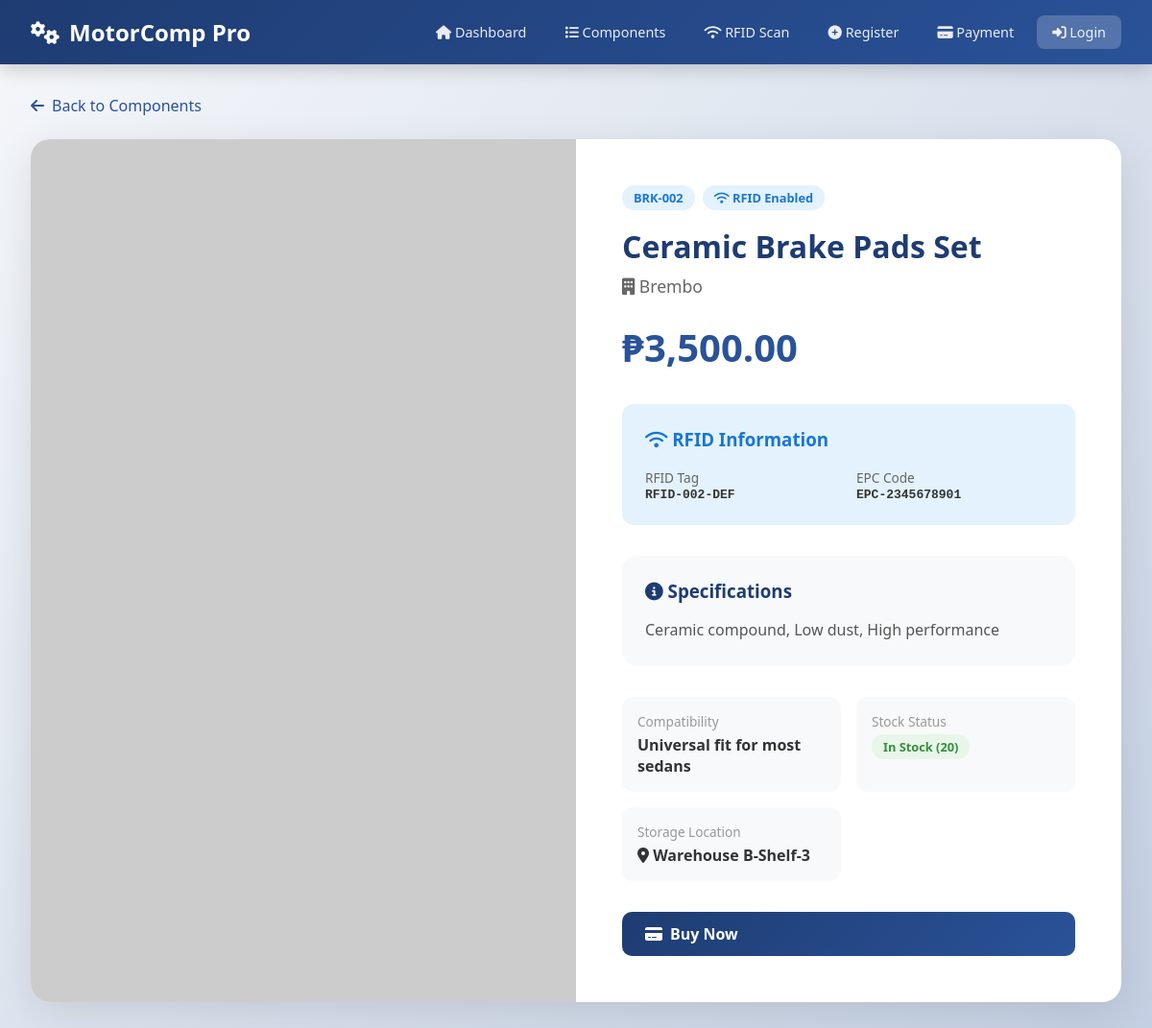
Screenshot of /view_component.php?id=2 with the database file from the repository.
### tables this page shows
CREATE TABLE IF NOT EXISTS components (
    id INT AUTO_INCREMENT PRIMARY KEY,
    component_id VARCHAR(50) UNIQUE NOT NULL,
    rfid_tag VARCHAR(100) UNIQUE,            
    rfid_epc VARCHAR(100),                   
    name VARCHAR(100) NOT NULL,
    brand VARCHAR(50) NOT NULL,
    price DECIMAL(10,2) NOT NULL,
    stock_quantity INT DEFAULT 0,
    specs TEXT,
    compatibility VARCHAR(255),
    image_url VARCHAR(500),
    location VARCHAR(100),                   
    created_at TIMESTAMP DEFAULT CURRENT_TIMESTAMP,
    updated_at TIMESTAMP DEFAULT CURRENT_TIMESTAMP ON UPDATE CURRENT_TIMESTAMP,
    INDEX idx_rfid (rfid_tag),               
    INDEX idx_component_id (component_id)
);

### config.php (called while the page is built, shortened)
<?php
function formatPrice($price) {
    return '₱' . number_format($price, 2);
}
function sanitize($input) {
    return htmlspecialchars(trim($input), ENT_QUOTES, 'UTF-8');
}
?>

### view_component.php (the view, shortened to what this page needs)
<?php
require_once 'config.php';
$id = isset($_GET['id']) ? intval($_GET['id']) : 0;
$db = getDB();
$result = $db->query("SELECT * FROM components WHERE id = $id");
$comp = $result->fetch_assoc();
require 'header.php';
$stockClass = $comp['stock_quantity'] > 10 ? 'badge-success' : ($comp['stock_quantity'] > 0 ? 'badge-warning' : 'badge-danger');
$stockText = $comp['stock_quantity'] > 10 ? 'In Stock' : ($comp['stock_quantity'] > 0 ? 'Low Stock' : 'Out of Stock');
?>
<a href="components.php" style="display: inline-flex; align-items: center; gap: 0.5rem; color: var(--secondary); margin-bottom: 1.5rem; text-decoration: none;">
  <i class="fas fa-arrow-left"></i> Back to Components
</a>
<div class="card">
  <div style="display: grid; grid-template-columns: 1fr 1fr;">
    <img src="<?php echo $comp['image_url'] ?: 'https://via.placeholder.com/600x600?text=No+Image'; ?>"
         alt="<?php echo sanitize($comp['name']); ?>"
         style="width: 100%; height: 100%; min-height: 400px; object-fit: cover;">
    <div style="padding: 3rem;">
      <div style="display: flex; gap: 0.5rem; margin-bottom: 1rem;">
        <span class="badge badge-info"><?php echo $comp['component_id']; ?></span>
        <?php if (!empty($comp['rfid_tag'])): ?>
        <span class="badge" style="background: #e3f2fd; color: #1976d2;">
          <i class="fas fa-wifi"></i> RFID Enabled
        </span>
        <?php endif; ?>
      </div>
      <h1 style="font-size: 2rem; color: var(--primary); margin-bottom: 0.5rem;"><?php echo sanitize($comp['name']); ?></h1>
      <p style="color: #666; font-size: 1.1rem; margin-bottom: 1.5rem;">
        <i class="fas fa-building"></i> <?php echo sanitize($comp['brand']); ?>
      </p>
      <div style="font-size: 2.5rem; color: var(--secondary); font-weight: 700; margin-bottom: 2rem;">
        <?php echo formatPrice($comp['price']); ?>
      </div>
      <?php if (!empty($comp['rfid_tag'])): ?>
      <div style="background: #e3f2fd; border-radius: 12px; padding: 1.5rem; margin-bottom: 2rem;">
        <h3 style="color: #1976d2; margin-bottom: 1rem;"><i class="fas fa-wifi"></i> RFID Information</h3>
        <div style="display: grid; grid-template-columns: 1fr 1fr; gap: 1rem;">
          <div>
            <label style="color: #666; font-size: 0.85rem;">RFID Tag</label>
            <div style="font-weight: 600; color: #333; font-family: monospace;"><?php echo sanitize($comp['rfid_tag']); ?></div>
          </div>
          <?php if (!empty($comp['rfid_epc'])): ?>
          <div>
            <label style="color: #666; font-size: 0.85rem;">EPC Code</label>
            <div style="font-weight: 600; color: #333; font-family: monospace;"><?php echo sanitize($comp['rfid_epc']); ?></div>
          </div>
          <?php endif; ?>
        </div>
      </div>
      <?php endif; ?>
      <div style="background: #f8f9fa; border-radius: 16px; padding: 1.5rem; margin-bottom: 2rem;">
        <h3 style="color: var(--primary); margin-bottom: 1rem;"><i class="fas fa-info-circle"></i> Specifications</h3>
        <p style="color: #555; line-height: 1.6;"><?php echo nl2br(sanitize($comp['specs'])); ?></p>
      </div>
      <div style="display: grid; grid-template-columns: 1fr 1fr; gap: 1rem; margin-bottom: 2rem;">
        <div style="background: #f8f9fa; padding: 1rem; border-radius: 12px;">
          <label style="display: block; color: #999; font-size: 0.85rem; margin-bottom: 0.25rem;">Compatibility</label>
          <span style="color: #333; font-weight: 600;"><?php echo $comp['compatibility'] ? sanitize($comp['compatibility']) : 'Universal'; ?></span>
        </div>
        <div style="background: #f8f9fa; padding: 1rem; border-radius: 12px;">
          <label style="display: block; color: #999; font-size: 0.85rem; margin-bottom: 0.25rem;">Stock Status</label>
          <span class="badge <?php echo $stockClass; ?>"><?php echo $stockText; ?> (<?php echo $comp['stock_quantity']; ?>)</span>
        </div>
        <?php if (!empty($comp['location'])): ?>
        <div style="background: #f8f9fa; padding: 1rem; border-radius: 12px;">
          <label style="display: block; color: #999; font-size: 0.85rem; margin-bottom: 0.25rem;">Storage Location</label>
          <span style="color: #333; font-weight: 600;"><i class="fas fa-map-marker-alt"></i> <?php echo sanitize($comp['location']); ?></span>
        </div>
        <?php endif; ?>
      </div>
      <div style="display: flex; gap: 1rem;">
        <?php if ($comp['stock_quantity'] > 0): ?>
        <a href="payment.php?component=<?php echo $comp['id']; ?>" class="btn btn-primary" style="flex: 1;">
          <i class="fas fa-credit-card"></i> Buy Now
        </a>
        <?php endif; ?>
      </div>
    </div>
  </div>
</div>
<?php require 'footer.php'; ?>

### header.php (style rules this page uses)
* { margin: 0; padding: 0; box-sizing: border-box; }
:root { --primary: #1e3c72; --secondary: #2a5298; --accent: #667eea; --success: #4caf50; --warning: #ff9800; --danger: #f44336; --light: #f5f7fa; --dark: #333; }
body { font-family: 'Segoe UI', Tahoma, Geneva, Verdana, sans-serif; background: linear-gradient(135deg, #f5f7fa 0%, #c3cfe2 100%); min-height: 100vh; color: var(--dark); }
.card { background: white; border-radius: 20px; box-shadow: 0 10px 40px rgba(0,0,0,0.1); overflow: hidden; }
.btn { display: inline-flex; align-items: center; gap: 0.5rem; padding: 0.75rem 1.5rem; border-radius: 10px; font-weight: 600; text-decoration: none; border: none; cursor: pointer; transition: all 0.3s; }
.btn-primary { background: linear-gradient(135deg, var(--primary), var(--secondary)); color: white; }
.badge { display: inline-block; padding: 0.25rem 0.75rem; border-radius: 20px; font-size: 0.8rem; font-weight: 600; }
.badge-success { background: #e8f5e9; color: #388e3c; }
.badge-info { background: #e3f2fd; color: #1976d2; }

### rows the page displays
components: component "BRK-002", name "Ceramic Brake Pads Set", brand "Brembo", price "₱3,500.00", rfid_tag "RFID-002-DEF", rfid_epc "EPC-2345678901", specs "Ceramic compound, Low dust, High performance", compatibility "Universal fit for most sedans", stock_quantity "In Stock", stock_quantity "20", location "Warehouse B-Shelf-3"

### other values shown
APP_NAME "MotorComp Pro"
